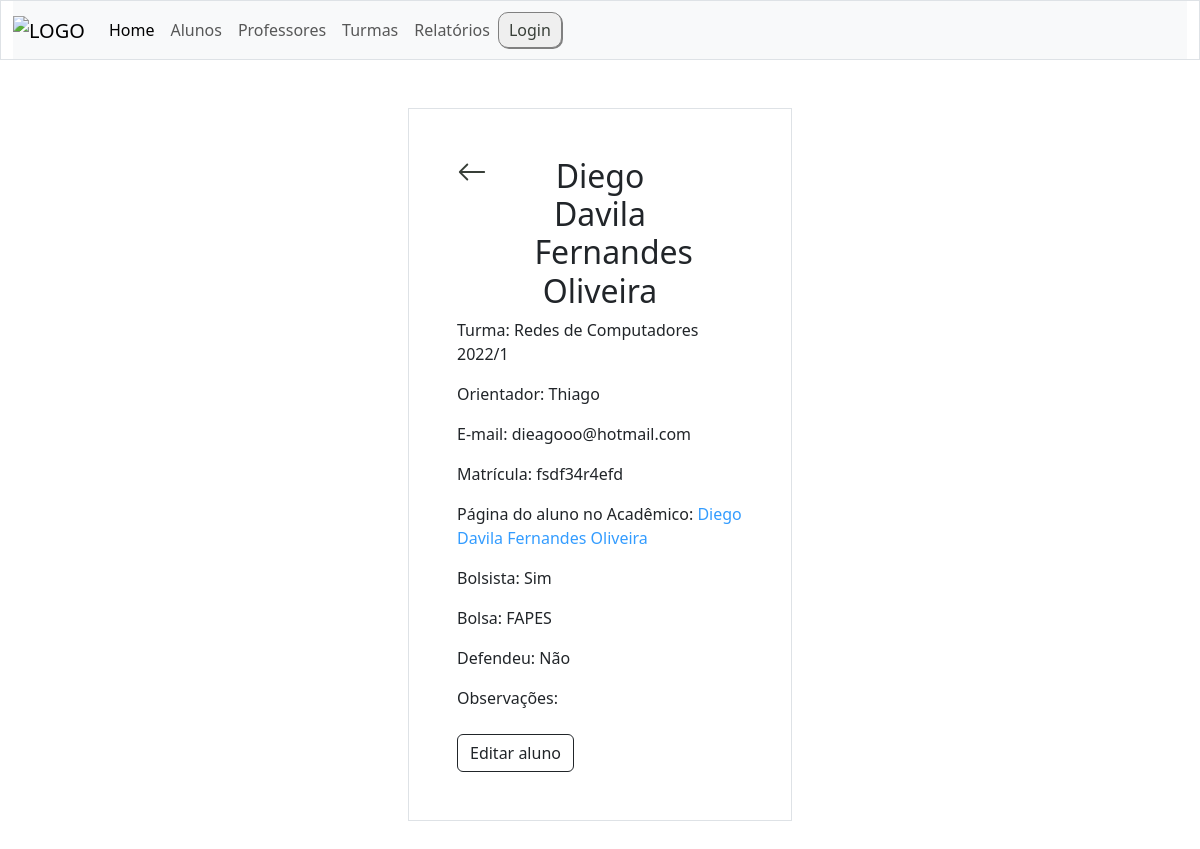
Page /alunos/alunoInfo/6/ on the earlier database version.
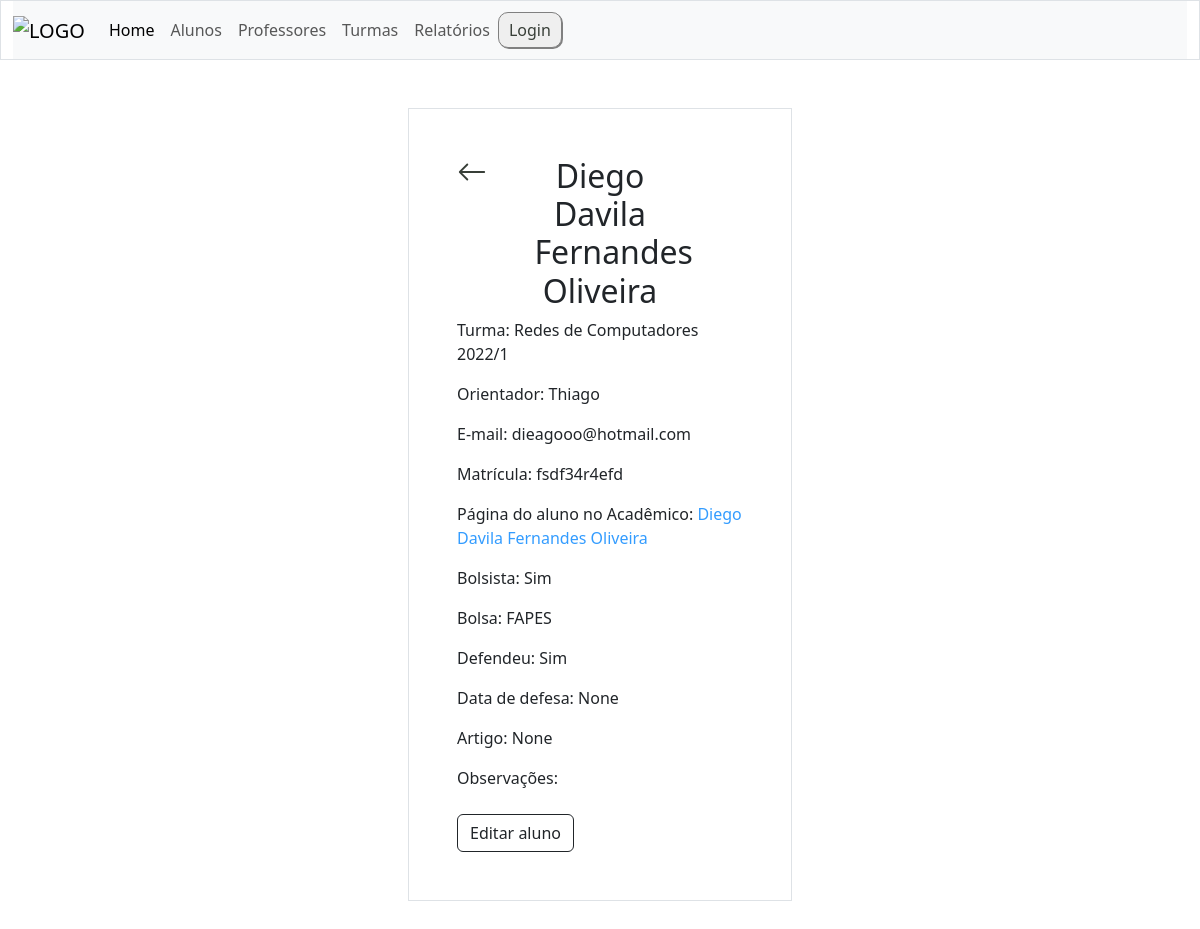
Same page on the later database version.
### alunos/models.py (models this page shows, shortened)
class Aluno(models.Model):
    nome = models.CharField(max_length=255)
    sobrenome = models.CharField(max_length=255)
    turma = models.ForeignKey(Turma, on_delete=models.SET_NULL, null=True)
    orientadores = models.ManyToManyField('docentes.Docente', related_name='alunos_orientados')
    defesa = models.BooleanField(blank=True)
    data_defesa = models.DateField(null=True, blank=True)
    artigo = models.CharField(max_length=255, null=True, blank=True)
    eh_bolsista = models.BooleanField(default=False, blank=True)
    nome_da_bolsa = models.CharField(max_length=30, null=True, blank=True)
    obs = models.TextField(max_length=255, blank=True)
    email = models.EmailField(max_length=255, null=True)
    matricula = models.CharField(max_length=20, null=True)
    academico = models.URLField(max_length=255, null=True, blank=True)
    SITUACAO_CHOICES = [
        ("E", "Em andamento"),
        ("J", "Jubilado"),
        ("D", "Desistência"),
        ("T", "Trancamento"),
        ("C", "Concluído"),
    ]
    situacao = models.CharField(max_length=2, choices=SITUACAO_CHOICES, default='E')
    motivo = models.TextField(null=True, blank=True)

### turmas/models.py (models this page shows, shortened)
class Turma(models.Model):
    nome = models.CharField(max_length=255)
    vagas = models.IntegerField(null=True)
    curso = models.CharField(max_length=255)
    data_de_inicio = models.DateField(null=True)
    data_de_criacao = models.DateField(default=timezone.now)

### docentes/models.py (models this page shows, shortened)
class Docente(models.Model):
    nome = models.CharField(max_length=255)
    sobrenome = models.CharField(max_length=255, null=True)
    email = models.EmailField(max_length=255, null=True)
    orientados = models.ManyToManyField(Aluno, related_name='docentes_orientadores', blank=True)

### alunos/views.py (the view)
# urls.py: path('<str:prefix>/alunoInfo/<int:id>/', views.alunoInfo, name='alunoInfo'),
def alunoInfo(request, prefix, id):
    alunoID = get_object_or_404(Aluno, id=id)
    context = {'alunoID': alunoID, 'prefix': prefix}
    return render(request, 'alunoInfo.html', context)

### alunos/templates/alunoInfo.html (shortened to what this page needs)
{% extends "master.html" %}
{% block content %}
    {% include "header.html" %}
    <div class="row">
        <div class="col"></div>
        <div class="col">
            <div class="container p-5 my-5 border">
                <div class="row">
                    <div class="col">
                        <a href="/alunos">
                            <svg xmlns="http://www.w3.org/2000/svg" width="30" height="30" fill="currentColor" class="bi bi-arrow-left" viewBox="0 0 16 16">
                                <path fill-rule="evenodd" d="M15 8a.5.5 0 0 0-.5-.5H2.707l3.147-3.146a.5.5 0 1 0-.708-.708l-4 4a.5.5 0 0 0 0 .708l4 4a.5.5 0 0 0 .708-.708L2.707 8.5H14.5A.5.5 0 0 0 15 8"/>
                            </svg>
                        </a>
                    </div>
                    <div class="col-6">
                        <h2 class="text-center">
                            {{ alunoID.nome }} {{ alunoID.sobrenome }}
                        </h2>
                    </div>
                    <div class="col"></div>
                </div>
                <p>Turma: {{ alunoID.turma.nome }}</p>
                {% if alunoID.orientadores.count > 1 %}
                    <p>Orientadores:
                        {% for orientador in alunoID.orientadores.all %}
                            {{ orientador.nome }} {{ orientador.sobrenome }}
                            {% if forloop.counter == alunoID.orientadores.all|length|add:-1 %}
                                e
                            {% elif not forloop.last %}
                                ,
                            {% endif %}
                        {% endfor %}
                    </p>
                {% else %}
                    <p>Orientador: {{ alunoID.orientadores.first.nome }}</p>
                {% endif %}
                <p>E-mail: {{ alunoID.email }}</p>
                <p>Matrícula: {{ alunoID.matricula }}</p>
                <p>Página do aluno no Acadêmico:
                    {% if alunoID.academico %}
                    <a style="color:#339cff" href={{ alunoID.academico }}> {{ alunoID.nome }} {{ alunoID.sobrenome }} </a>
                    {%else%}
                        Empty
                    {% endif %}
                </p>
                <p>Bolsista:
                    {% if alunoID.eh_bolsista %}
                        Sim</p>
                        <p>Bolsa: {{ alunoID.nome_da_bolsa }}</p>
                    {%else%}
                        Não
                    {% endif %}
                <p>Defendeu:
                    {% if alunoID.defesa%}
                    Sim</p>
                    <p>Data de defesa: {{alunoID.data_defesa}} <br>
                    <p>Artigo: {{ alunoID.artigo }}</p>
                    {%else%}
                    Não
                    {% endif %}
                </p>
                <p>Observações: {{ alunoID.obs }}</p>
                <div class="container px-0 mt-4">
                    <a href="{% url 'editar_aluno' alunoID.id %}">
                        <button type="button" class="btn btn-outline-dark">
                            Editar aluno
                        </button>
                    </a>
                </div>
            </div>
        </div>
        <div class="col"></div>
    </div>
{% endblock %}

Differences in the rows shown:
changed Aluno "Diego": defesa False → True (drawn); data_defesa (not shown) → "None"; artigo (not shown) → "None"
Other differences:
text no longer shown: "Não"
text now shown: "Sim Data de defesa: Artigo:"
